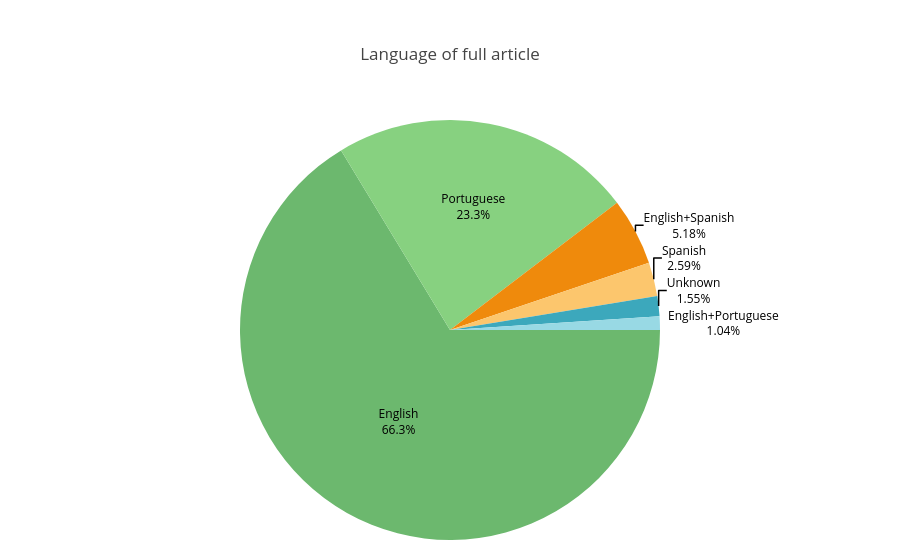

The code cell stored with this chart in its notebook:
### Markdown cell above
<llm-snippet-file>/Users/anezkasokol/Dropbox/AgroHomeo Review/Analysis/python_code_agrohom/my_first_analysis.ipynb</llm-snippet-file>

### Code cell
# Prepare data
language_series = (
    df['Language of full article']
    .fillna('Unknown')
    .astype(str)
    .str.strip()
)


# SPECIAL CASE re-labeling/normalization:
# - This is a dataset-specific cleanup to standardize mixed-language entries.
# - We treat '&' as equivalent to '+' and canonicalize the order of languages
#   so that permutations like "English+Spanish" and "Spanish+English" map to the same label.
def _normalize_language_label(s: str) -> str:
    if not s or s.lower() == 'unknown':
        return 'Unknown'
    # SPECIAL CASE: normalize separator
    s = s.replace('&', '+')
    parts = [p.strip().title() for p in s.split('+') if p.strip()]
    if not parts:
        return 'Unknown'
    # SPECIAL CASE: sort to combine permutations like "English+Spanish" and "Spanish+English"
    parts = sorted(dict.fromkeys(parts))  # remove duplicates and sort
    return '+'.join(parts) if len(parts) > 1 else parts[0]


# Apply the special-case normalization to the language labels
language_series = language_series.apply(_normalize_language_label)

language_counts = language_series.value_counts()
lang_labels = language_counts.index.tolist()
lang_values = language_counts.values.tolist()

# Compute percentages and set label positions
lang_total = sum(lang_values)
lang_percentages = [(v / lang_total) * 100 if lang_total else 0 for v in lang_values]
lang_text_positions = ['outside' if p < 10 else 'inside' for p in lang_percentages]

# Build pie chart with style similar to the country chart
language_pie = go.Figure(
    data=[
        go.Pie(
            labels=lang_labels,
            values=lang_values,
            textinfo='label+percent',
            textposition=lang_text_positions,
            insidetextorientation='horizontal',
            hovertemplate='%{label}: %{percent} (%{value})<extra></extra>',
            sort=False,
            direction='clockwise',
            rotation=90,
        )
    ]
)

language_pie.update_traces(
    textfont=dict(size=12, color='black'),
    insidetextfont=dict(color='black'),
)


textfont=dict(size=12, color='black'),
language_pie.update_layout(
    title='Language of full article',
    showlegend=False,
    margin=dict(t=120, b=20, l=20, r=20)
)

language_pie.show()
language_pie.write_image('language_pie.png', width=800, height=600, scale=2)

### Figure 1 — Plotly figure (JSON) as saved in the notebook; plotly's stock layout.template omitted (floating-point values rounded to 4 significant figures)
{"data": [{"direction": "clockwise", "hovertemplate": "%{label}: %{percent} (%{value})<extra></extra>", "insidetextorientation": "horizontal", "labels": ["English", "Portuguese", "English+Spanish", "Spanish", "Unknown", "English+Portuguese"], "rotation": 90, "sort": false, "textinfo": "label+percent", "textposition": ["inside", "inside", "outside", "outside", "outside", "outside"], "values": [128, 45, 10, 5, 3, 2], "type": "pie", "textfont": {"color": "black", "size": 12}, "insidetextfont": {"color": "black"}}], "layout": {"margin": {"t": 120, "b": 20, "l": 20, "r": 20}, "title": {"text": "Language of full article"}, "showlegend": false}}
